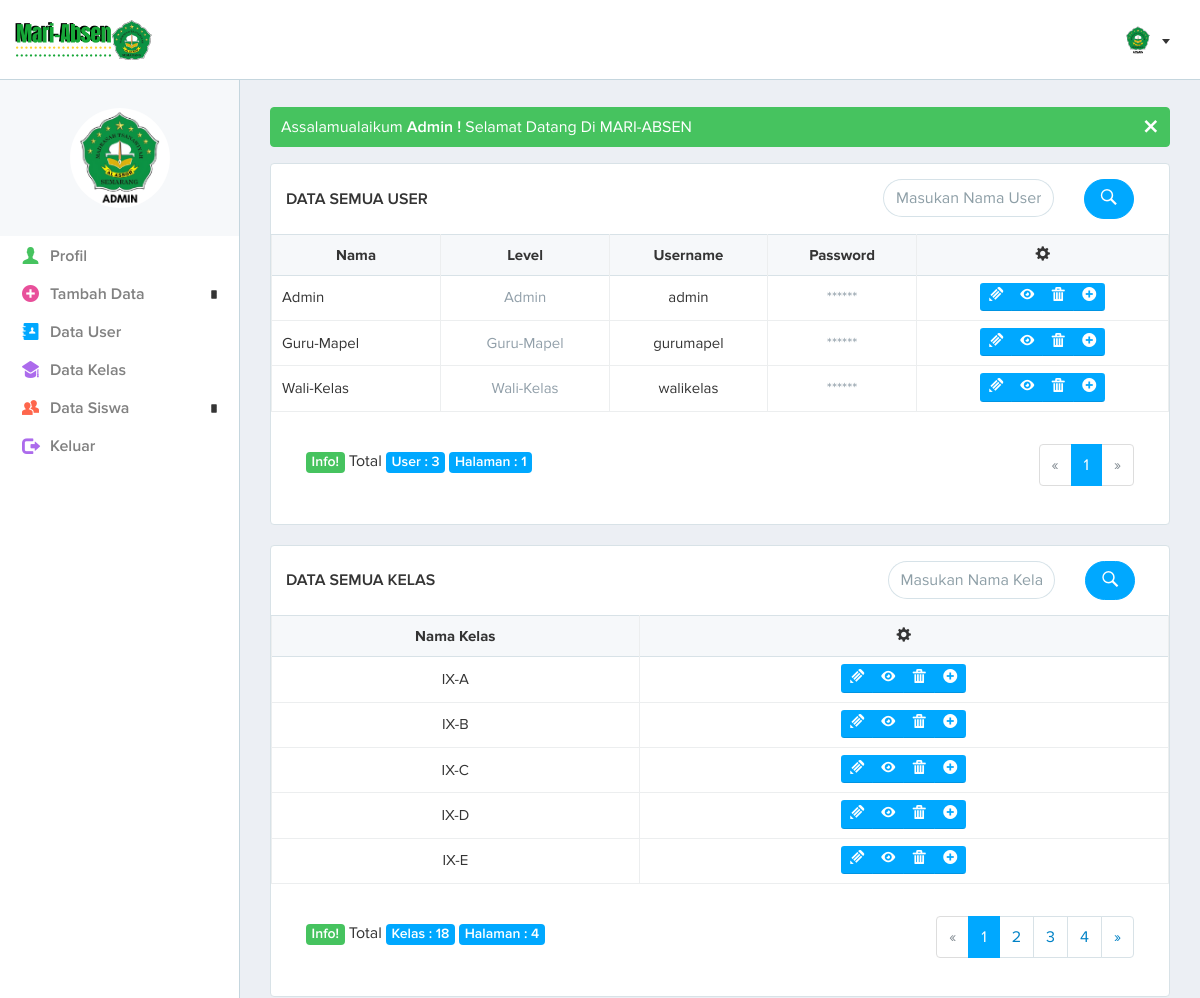
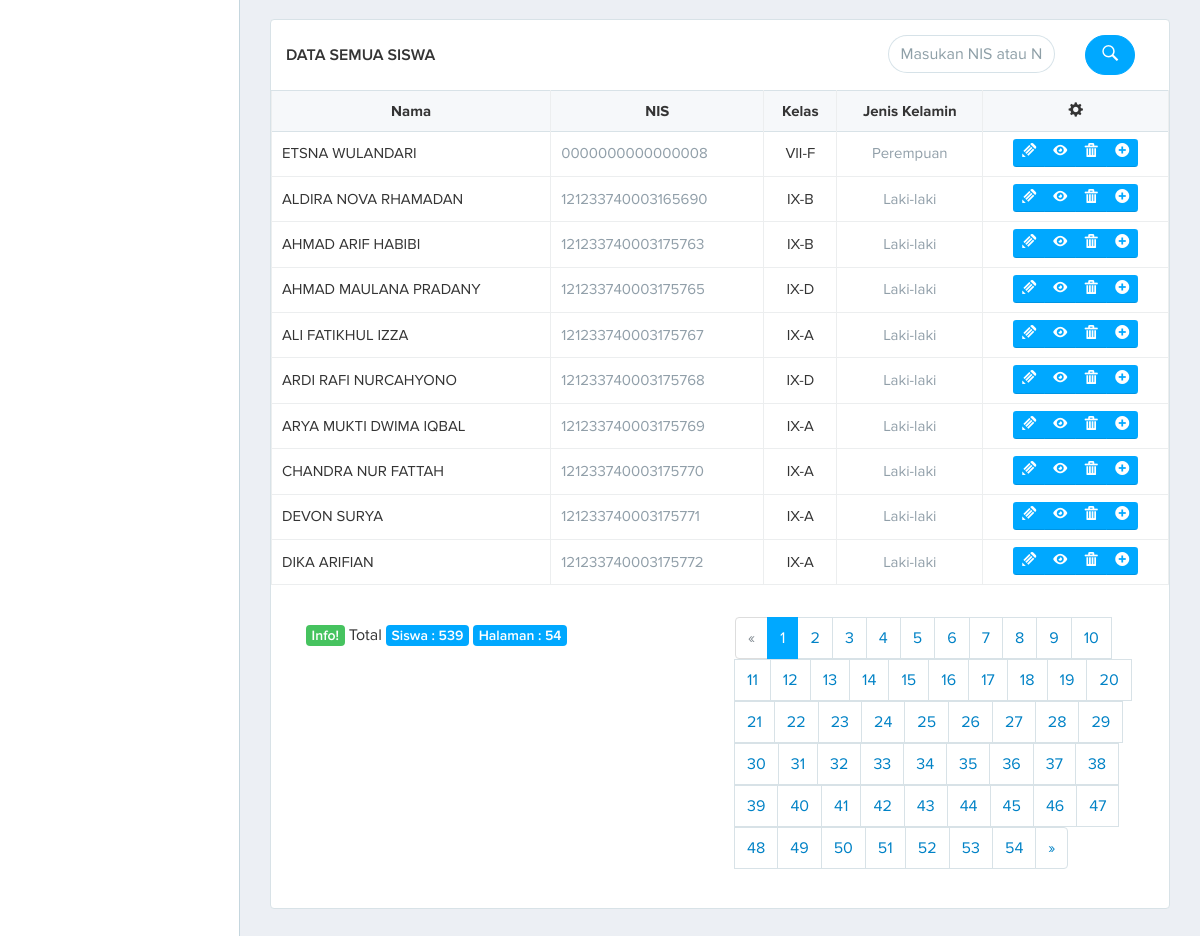
Screenshot of /page.php?home&sign-in=succes (signed in) with the database file from the repository (2 pictures, top to bottom).
### tables this page shows
CREATE TABLE IF NOT EXISTS `user` (
`id_user` int(10) NOT NULL,
  `user` char(25) NOT NULL,
  `pass` char(200) NOT NULL,
  `confirm` char(200) NOT NULL,
  `level` enum('Admin','Wali-Kelas','Guru-Mapel') NOT NULL,
  `nama` char(50) NOT NULL,
  `foto` char(200) NOT NULL
);

CREATE TABLE IF NOT EXISTS `kelas` (
`id_kelas` int(10) NOT NULL,
  `nm_kelas` char(50) NOT NULL
);

CREATE TABLE IF NOT EXISTS `siswa` (
  `id_siswa` varchar(40) DEFAULT NULL,
  `nama` varchar(50) NOT NULL,
  `nis` varchar(40) NOT NULL DEFAULT '',
  `jns_kel` enum('Laki-laki','Perempuan') NOT NULL,
  `tgl_lahir` varchar(20) DEFAULT NULL,
  `tmpt_lahir` varchar(50) DEFAULT NULL,
  `alamat` varchar(200) DEFAULT NULL,
  `nm_kelas` varchar(40) NOT NULL,
  `nama_ortu` varchar(40) DEFAULT NULL
);

### system/admin/home.php (the view, shortened to what the rows shown need)
<?php
include('system/inc/header.php');
include('system/inc/css.php');
include('system/inc/nav-admin.php');
?>
	<div class="page-content">
		<div class="container-fluid">
			<section class="box-typical">
				<div class="box-typical-body">
					<div class="table-responsive">
						<table id="table-sm" class="table table-bordered table-hover table-sm">
							<thead>
								<tr>
								<th><center>Nama</center></th>
								<th><center>Level</center></th>
								<th><center>Username</center></th>
								<th><center>Password</center></th>
								<th><center><i class="font-icon glyphicon glyphicon-cog"></i> </center></th>
								</tr>
							</thead>
							<tbody>
								<?php
								$batas = 5;
								$pg = isset($_GET['pg']) ? $_GET['pg']:"";
								if (empty($pg)){
								$posisi = 0;
								} else {
								$posisi = ($pg-1)*$batas; }
								$sql = mysql_query("SELECT * FROM user ORDER BY nama ASC limit $posisi, $batas ");
								while ($data = mysql_fetch_assoc($sql))
								{
								?>
								<tr>
								<td><?php echo $data['nama']; ?></td>
								<td class="color-blue-grey-lighter" align="center"><?php echo $data['level']; ?></td>
								<td align="center"><?php echo $data['user']; ?></td>
								<td class="color-blue-grey-lighter" align="center">******</td>
								<td align="center">
									<div class="btn-group btn-group-sm" role="group" aria-label="Basic example">
										<a href="page.php?edit-user&id=<?php echo $data['id_user'];?>" class="btn btn-default font-icon font-icon-pencil" data-toggle="tooltip" data-placement="top" title="Edit?"></a>
										<a href="page.php?detail-user&id=<?php echo $data['id_user'];?>" class="btn btn-default font-icon font-icon-eye" data-toggle="tooltip" data-placement="top" title="Detail?"></a>
										<a href="page.php?delete-user&id=<?php echo $data['id_user'];?>" onClick="return confirm('Yakin akan menghapus data ini?');" class="btn btn-default font-icon font-icon-trash" data-toggle="tooltip" data-placement="top" title="Hapus?"></a>
										<a href="page.php?tambah-user" class="btn btn-default font-icon font-icon-plus" data-toggle="tooltip" data-placement="top" title="Tambah?"></a>
									</div>
								</td>
								</tr>
	 							<?php
								}
								?>
							</tbody>
						</table>
					</div>
				</div>
			</section>
			<section class="box-typical">
				<div class="box-typical-body">
					<div class="table-responsive">
						<table id="table-sm" class="table table-bordered table-hover table-sm">
							<thead>
								<tr>
								<th><center>Nama Kelas</center></th>
								<th><center><i class="font-icon glyphicon glyphicon-cog"></i> </center></th>
								</tr>
							</thead>
							<tbody>
								<?php
								$batas = 5;
								$pgk = isset($_GET['pgk']) ? $_GET['pgk']:"";
								if (empty($pgk)){
								$posisi = 0;
								} else {
								$posisi = ($pgk-1)*$batas; }
								$sql = mysql_query("SELECT * FROM kelas ORDER BY nm_kelas ASC limit $posisi, $batas ");
								while ($data = mysql_fetch_assoc($sql))
								{
								?>
								<tr>
								<td><center><?php echo $data['nm_kelas']; ?></center></td>
								<td align="center">
									<div class="btn-group btn-group-sm" role="group" aria-label="Basic example">
										<a href="page.php?edit-kelas&id=<?php echo $data['id_kelas'];?>" class="btn btn-default font-icon font-icon-pencil" data-toggle="tooltip" data-placement="top" title="Edit?"></a>
										<a href="page.php?detail-kelas&id=<?php echo $data['id_kelas'];?>" class="btn btn-default font-icon font-icon-eye" data-toggle="tooltip" data-placement="top" title="Detail?"></a>
										<a href="page.php?delete-kelas&id=<?php echo $data['id_kelas'];?>" onClick="return confirm('Yakin akan menghapus data ini?');" class="btn btn-default font-icon font-icon-trash" data-toggle="tooltip" data-placement="top" title="Hapus?"></a>
										<a href="page.php?tambah-kelas" class="btn btn-default font-icon font-icon-plus" data-toggle="tooltip" data-placement="top" title="Tambah?"></a>
									</div>
								</td>
								</tr>
								<?php
								}
								?>
							</tbody>
						</table>
					</div>
				</div>
			</section>
			<section class="box-typical">
				<div class="box-typical-body">
					<div class="table-responsive">
						<table id="table-sm" class="table table-bordered table-hover table-sm">
							<thead>
								<tr>
								<th><center>Nama</center></th>
								<th><center>NIS</center></th>
								<th><center>Kelas</center></th>
								<th><center>Jenis Kelamin</center></th>
								<th><center><i class="font-icon glyphicon glyphicon-cog"></i> </center></th>
								</tr>
							</thead>
							<tbody>
								<?php
								$batas = 10;
								$pgs = isset($_GET['pgs']) ? $_GET['pgs']:"";
								if (empty($pgs)){
								$posisi = 0;
								} else {
								$posisi = ($pgs-1)*$batas; }
								$sql = mysql_query("SELECT * FROM siswa ORDER BY nis ASC limit $posisi, $batas ");
								while ($data = mysql_fetch_assoc($sql))
								{
								?>
								<tr>
								<td><?php echo $data['nama']; ?></td>
								<td class="color-blue-grey-lighter"><?php echo $data['nis']; ?></td>
								<td align="center"><?php echo $data['nm_kelas']; ?></td>
								<td class="color-blue-grey-lighter" align="center"><?php echo $data['jns_kel']; ?></td>
								<td align="center">
									<div class="btn-group btn-group-sm" role="group" aria-label="Basic example">
										<a href="page.php?edit-siswa&id=<?php echo $data['id_siswa'];?>" class="btn btn btn-default" data-toggle="tooltip" data-placement="top" title="Edit?"><i class="font-icon font-icon-pencil"></i> </a>
										<a href="page.php?detail-siswa&id=<?php echo $data['id_siswa'];?>" class="btn btn btn-default" data-toggle="tooltip" data-placement="top" title="Detail?"><i class="font-icon font-icon-eye"></i> </a>
										<a href="page.php?delete-siswa&id=<?php echo $data['id_siswa'];?>" onClick="return confirm('Yakin akan menghapus data ini?');" class="btn btn btn-default" data-toggle="tooltip" data-placement="top" title="Hapus?"><i class="font-icon font-icon-trash"></i> </a>
										<a href="page.php?tambah-siswa" class="btn btn-default font-icon font-icon-plus" data-toggle="tooltip" data-placement="top" title="Tambah?"></a>
									</div>
								</td>
								</tr>
	 							<?php
								}
								?>
							</tbody>
						</table>
					</div>
				</div>
			</section>
		</div>
	</div>
<?php
include('system/inc/footer.php');
?>

### rows the page displays
user: nama "Admin", level "Admin", user "admin"
user: nama "Guru-Mapel", level "Guru-Mapel", user "gurumapel"
user: nama "Wali-Kelas", level "Wali-Kelas", user "walikelas"
kelas: nm_kelas "IX-A"
kelas: nm_kelas "IX-B"
kelas: nm_kelas "IX-C"
kelas: nm_kelas "IX-D"
kelas: nm_kelas "IX-E"
siswa: nama "ETSNA WULANDARI", nis "0000000000000008", nm_kelas "VII-F", jns_kel "Perempuan"
siswa: nama "ALDIRA NOVA RHAMADAN", nis "121233740003165690", nm_kelas "IX-B", jns_kel "Laki-laki"
siswa: nama "AHMAD ARIF HABIBI", nis "121233740003175763", nm_kelas "IX-B", jns_kel "Laki-laki"
siswa: nama "AHMAD MAULANA PRADANY", nis "121233740003175765", nm_kelas "IX-D", jns_kel "Laki-laki"
siswa: nama "ALI FATIKHUL IZZA", nis "121233740003175767", nm_kelas "IX-A", jns_kel "Laki-laki"
siswa: nama "ARDI RAFI NURCAHYONO", nis "121233740003175768", nm_kelas "IX-D", jns_kel "Laki-laki"
siswa: nama "ARYA MUKTI DWIMA IQBAL", nis "121233740003175769", nm_kelas "IX-A", jns_kel "Laki-laki"
siswa: nama "CHANDRA NUR FATTAH", nis "121233740003175770", nm_kelas "IX-A", jns_kel "Laki-laki"
siswa: nama "DEVON SURYA", nis "121233740003175771", nm_kelas "IX-A", jns_kel "Laki-laki"
siswa: nama "DIKA ARIFIAN", nis "121233740003175772", nm_kelas "IX-A", jns_kel "Laki-laki"

### other values shown
$_SESSION['nama'] "Admin"
$jml_data "3"
$JmlHalaman "1"
$jml_data "18"
$JmlHalaman "4"
$jml_data "539"
$JmlHalaman "54"
